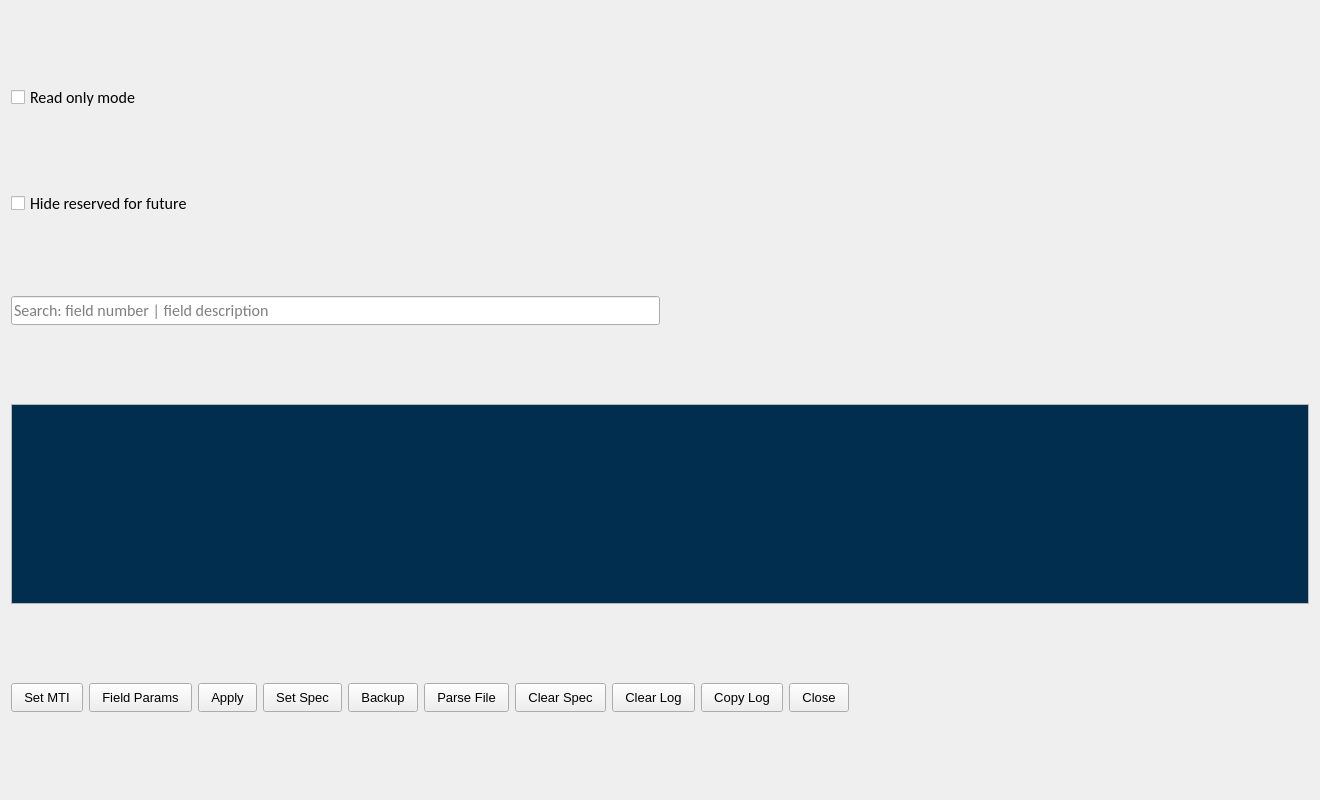
<?xml version="1.0" encoding="UTF-8"?>
<ui version="4.0">
 <class>SpecificationWindow</class>
 <widget class="QDialog" name="SpecificationWindow">
  <property name="geometry">
   <rect>
    <x>0</x>
    <y>0</y>
    <width>1320</width>
    <height>800</height>
   </rect>
  </property>
  <property name="sizePolicy">
   <sizepolicy hsizetype="Fixed" vsizetype="Fixed">
    <horstretch>0</horstretch>
    <verstretch>0</verstretch>
   </sizepolicy>
  </property>
  <property name="minimumSize">
   <size>
    <width>1320</width>
    <height>800</height>
   </size>
  </property>
  <property name="maximumSize">
   <size>
    <width>1320</width>
    <height>800</height>
   </size>
  </property>
  <property name="windowTitle">
   <string>Signal | Specification</string>
  </property>
  <layout class="QGridLayout" name="gridLayout">
   <item row="0" column="0">
    <widget class="QCheckBox" name="CheckBoxReadOnly">
     <property name="font">
      <font>
       <family>Calibri</family>
       <pointsize>12</pointsize>
      </font>
     </property>
     <property name="text">
      <string>Read only mode</string>
     </property>
    </widget>
   </item>
   <item row="1" column="0">
    <widget class="QCheckBox" name="CheckBoxHideReverved">
     <property name="font">
      <font>
       <family>Calibri</family>
       <pointsize>12</pointsize>
      </font>
     </property>
     <property name="text">
      <string>Hide reserved for future</string>
     </property>
     <property name="checked">
      <bool>false</bool>
     </property>
     <property name="tristate">
      <bool>false</bool>
     </property>
    </widget>
   </item>
   <item row="2" column="0">
    <layout class="QVBoxLayout" name="SpecTreeLayout"/>
   </item>
   <item row="3" column="0">
    <layout class="QHBoxLayout" name="horizontalLayout">
     <item>
      <layout class="QHBoxLayout" name="JsonButtonLayout"/>
     </item>
     <item>
      <widget class="QLineEdit" name="SearchLine">
       <property name="font">
        <font>
         <family>Calibri</family>
         <pointsize>12</pointsize>
        </font>
       </property>
       <property name="inputMethodHints">
        <set>Qt::ImhLatinOnly</set>
       </property>
       <property name="maxLength">
        <number>128</number>
       </property>
       <property name="readOnly">
        <bool>false</bool>
       </property>
       <property name="placeholderText">
        <string>Search: field number | field description</string>
       </property>
       <property name="clearButtonEnabled">
        <bool>true</bool>
       </property>
      </widget>
     </item>
     <item>
      <spacer name="horizontalSpacer">
       <property name="orientation">
        <enum>Qt::Horizontal</enum>
       </property>
       <property name="sizeHint" stdset="0">
        <size>
         <width>40</width>
         <height>20</height>
        </size>
       </property>
      </spacer>
     </item>
    </layout>
   </item>
   <item row="4" column="0">
    <widget class="QTextBrowser" name="LogArea">
     <property name="minimumSize">
      <size>
       <width>0</width>
       <height>200</height>
      </size>
     </property>
     <property name="maximumSize">
      <size>
       <width>16777215</width>
       <height>200</height>
      </size>
     </property>
     <property name="palette">
      <palette>
       <active>
        <colorrole role="Text">
         <brush brushstyle="SolidPattern">
          <color alpha="255">
           <red>255</red>
           <green>255</green>
           <blue>255</blue>
          </color>
         </brush>
        </colorrole>
        <colorrole role="Base">
         <brush brushstyle="SolidPattern">
          <color alpha="255">
           <red>1</red>
           <green>46</green>
           <blue>79</blue>
          </color>
         </brush>
        </colorrole>
       </active>
       <inactive>
        <colorrole role="Text">
         <brush brushstyle="SolidPattern">
          <color alpha="255">
           <red>255</red>
           <green>255</green>
           <blue>255</blue>
          </color>
         </brush>
        </colorrole>
        <colorrole role="Base">
         <brush brushstyle="SolidPattern">
          <color alpha="255">
           <red>1</red>
           <green>46</green>
           <blue>79</blue>
          </color>
         </brush>
        </colorrole>
       </inactive>
       <disabled>
        <colorrole role="Text">
         <brush brushstyle="SolidPattern">
          <color alpha="255">
           <red>120</red>
           <green>120</green>
           <blue>120</blue>
          </color>
         </brush>
        </colorrole>
        <colorrole role="Base">
         <brush brushstyle="SolidPattern">
          <color alpha="255">
           <red>240</red>
           <green>240</green>
           <blue>240</blue>
          </color>
         </brush>
        </colorrole>
       </disabled>
      </palette>
     </property>
     <property name="font">
      <font>
       <family>Courier New</family>
       <pointsize>11</pointsize>
      </font>
     </property>
     <property name="textInteractionFlags">
      <set>Qt::TextSelectableByKeyboard|Qt::TextSelectableByMouse</set>
     </property>
    </widget>
   </item>
   <item row="5" column="0">
    <layout class="QHBoxLayout" name="horizontalLayout_5">
     <item>
      <widget class="QPushButton" name="ButtonSetMti">
       <property name="font">
        <font>
         <pointsize>10</pointsize>
        </font>
       </property>
       <property name="focusPolicy">
        <enum>Qt::NoFocus</enum>
       </property>
       <property name="styleSheet">
        <string notr="true">        QPushButton {
            padding: 6px 12px;      /* top/bottom, left/right */
        }</string>
       </property>
       <property name="text">
        <string>Set MTI</string>
       </property>
      </widget>
     </item>
     <item>
      <widget class="QPushButton" name="ButtonSetValidators">
       <property name="font">
        <font>
         <pointsize>10</pointsize>
        </font>
       </property>
       <property name="focusPolicy">
        <enum>Qt::NoFocus</enum>
       </property>
       <property name="styleSheet">
        <string notr="true">        QPushButton {
            padding: 6px 12px;      /* top/bottom, left/right */
        }</string>
       </property>
       <property name="text">
        <string>Field Params</string>
       </property>
      </widget>
     </item>
     <item>
      <widget class="QPushButton" name="ButtonApply">
       <property name="font">
        <font>
         <pointsize>10</pointsize>
        </font>
       </property>
       <property name="focusPolicy">
        <enum>Qt::NoFocus</enum>
       </property>
       <property name="styleSheet">
        <string notr="true">        QPushButton {
            padding: 6px 12px;      /* top/bottom, left/right */
        }</string>
       </property>
       <property name="text">
        <string>Apply</string>
       </property>
      </widget>
     </item>
     <item>
      <widget class="QPushButton" name="ButtonReset">
       <property name="font">
        <font>
         <pointsize>10</pointsize>
        </font>
       </property>
       <property name="focusPolicy">
        <enum>Qt::NoFocus</enum>
       </property>
       <property name="styleSheet">
        <string notr="true">        QPushButton {
            padding: 6px 12px;      /* top/bottom, left/right */
        }</string>
       </property>
       <property name="text">
        <string>Set Spec</string>
       </property>
      </widget>
     </item>
     <item>
      <widget class="QPushButton" name="ButtonBackup">
       <property name="font">
        <font>
         <pointsize>10</pointsize>
        </font>
       </property>
       <property name="focusPolicy">
        <enum>Qt::NoFocus</enum>
       </property>
       <property name="styleSheet">
        <string notr="true">        QPushButton {
            padding: 6px 12px;      /* top/bottom, left/right */
        }</string>
       </property>
       <property name="text">
        <string>Backup</string>
       </property>
      </widget>
     </item>
     <item>
      <widget class="QPushButton" name="ParseFile">
       <property name="font">
        <font>
         <pointsize>10</pointsize>
        </font>
       </property>
       <property name="focusPolicy">
        <enum>Qt::NoFocus</enum>
       </property>
       <property name="styleSheet">
        <string notr="true">        QPushButton {
            padding: 6px 12px;      /* top/bottom, left/right */
        }</string>
       </property>
       <property name="text">
        <string>Parse File</string>
       </property>
      </widget>
     </item>
     <item>
      <widget class="QPushButton" name="ButtonClean">
       <property name="font">
        <font>
         <pointsize>10</pointsize>
        </font>
       </property>
       <property name="focusPolicy">
        <enum>Qt::NoFocus</enum>
       </property>
       <property name="styleSheet">
        <string notr="true">        QPushButton {
            padding: 6px 12px;      /* top/bottom, left/right */
        }</string>
       </property>
       <property name="text">
        <string>Clear Spec</string>
       </property>
      </widget>
     </item>
     <item>
      <widget class="QPushButton" name="ButtonClearLog">
       <property name="font">
        <font>
         <pointsize>10</pointsize>
        </font>
       </property>
       <property name="focusPolicy">
        <enum>Qt::NoFocus</enum>
       </property>
       <property name="styleSheet">
        <string notr="true">        QPushButton {
            padding: 6px 12px;      /* top/bottom, left/right */
        }</string>
       </property>
       <property name="text">
        <string>Clear Log</string>
       </property>
      </widget>
     </item>
     <item>
      <widget class="QPushButton" name="ButtonCopyLog">
       <property name="font">
        <font>
         <pointsize>10</pointsize>
        </font>
       </property>
       <property name="focusPolicy">
        <enum>Qt::NoFocus</enum>
       </property>
       <property name="styleSheet">
        <string notr="true">        QPushButton {
            padding: 6px 12px;      /* top/bottom, left/right */
        }</string>
       </property>
       <property name="text">
        <string>Copy Log</string>
       </property>
      </widget>
     </item>
     <item>
      <widget class="QPushButton" name="ButtonClose">
       <property name="font">
        <font>
         <pointsize>10</pointsize>
        </font>
       </property>
       <property name="focusPolicy">
        <enum>Qt::NoFocus</enum>
       </property>
       <property name="styleSheet">
        <string notr="true">        QPushButton {
            padding: 6px 12px;      /* top/bottom, left/right */
        }</string>
       </property>
       <property name="text">
        <string>Close</string>
       </property>
      </widget>
     </item>
     <item>
      <spacer name="horizontalSpacer_2">
       <property name="orientation">
        <enum>Qt::Horizontal</enum>
       </property>
       <property name="sizeHint" stdset="0">
        <size>
         <width>40</width>
         <height>20</height>
        </size>
       </property>
      </spacer>
     </item>
    </layout>
   </item>
  </layout>
 </widget>
 <resources/>
 <connections/>
</ui>
